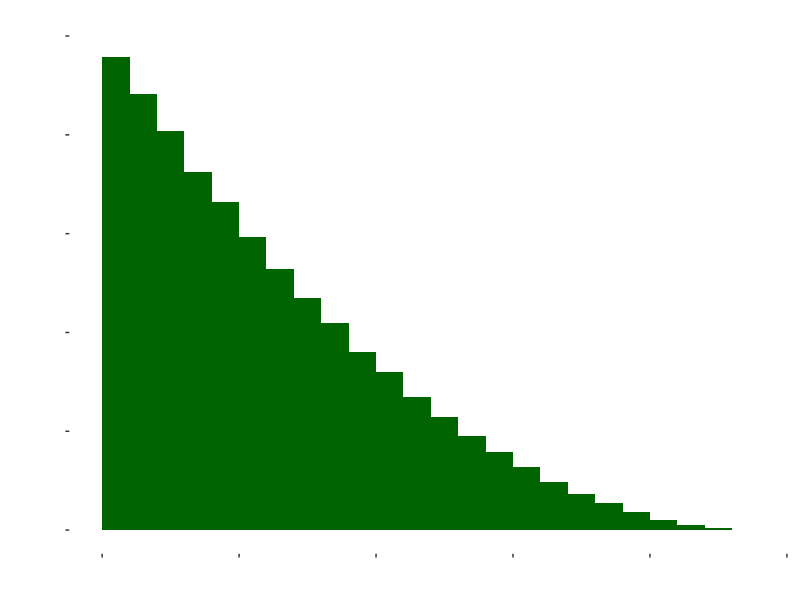
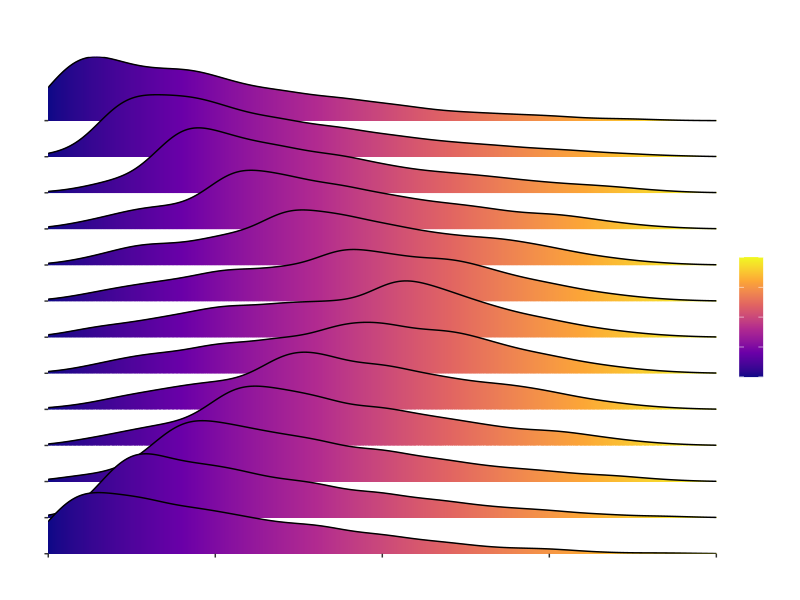

Write R code to recreate these figures, in order.
## ---- chunk 1
knitr::opts_chunk$set(echo = TRUE)
library(tidyverse)
library(ggridges)
## ---- chunk 2
rulers = 100000
cuts = 3

  cut_df = tibble(r_id = rep(1:rulers, each = cuts),
         cut = runif(rulers * cuts)) %>%
    bind_rows(
      tibble(r_id = 1:rulers,
             cut = rep(1, rulers))) %>%
    arrange(r_id,cut) %>%
    group_by(r_id) %>%  
    mutate(start = lag(cut,1,0),
           length = cut - start)

## ---- chunk 3
  cut_df %>%
    ggplot(aes(length * 12)) +
    geom_histogram(binwidth = 0.5, 
        boundary = 1, 
        fill = 'darkgreen') +
    labs(title = "Lengths of all ruler segments",
         x = "Length (inches)",
         y = "Count") +
  theme(text = element_text(colour = 'white'),
        axis.text = element_text(colour = 'white'),
        panel.background = element_rect(fill = "transparent",colour = NA),
        plot.background = element_rect(fill = "transparent",colour = NA))


## ---- chunk 4
  # segs with middle
  mids = cut_df %>%
    rowwise() %>%
    filter(cut > 0.5) %>%
    group_by(r_id) %>%  
    slice(1) %>%
    ggplot(aes(x = length * 12)) +
    geom_histogram(binwidth = 0.5, 
      boundary = 1, 
      fill = 'darkgreen') +
    labs(title = "Lengths of ruler segments that contain the 6 inch mark",
         x = "Length (inches)",
         y = "Count") +
  theme(text = element_text(colour = 'white'),
        axis.text = element_text(colour = 'white'),
        panel.background = element_rect(fill = "transparent",colour = NA),
        plot.background = element_rect(fill = "transparent",colour = NA))


## ---- chunk 5


cut_df  %>%
  rowwise() %>%
  head(10000) %>%
  crossing(mk = 0:12) %>%
  filter(cut >= mk/12) %>%
  group_by(r_id, mk) %>%  
  slice(1) %>%
  ungroup() %>%
  group_by(mk) %>%
  ggplot(aes(x = length * 12, y = mk, group = mk, fill = stat(x))) + 
  geom_density_ridges_gradient(from = 0, to = 12) +
  scale_fill_viridis_c(name = "", option = "C") +
  labs(title = "Lengths of ruler segments that contain the various inch marks",
       subtitle = "Only showing first 10000",
       x = "Length (inches)",
       y = "Inch Mark") +
  scale_y_continuous(expand = c(0, 0), breaks = seq(0,12)) +
  scale_x_continuous(expand = c(0, 0))+
  theme(text = element_text(colour = 'white'),
        axis.text = element_text(colour = 'white'),
        panel.background = element_rect(fill = "transparent",colour = NA),
        plot.background = element_rect(fill = "transparent",colour = NA))


  
